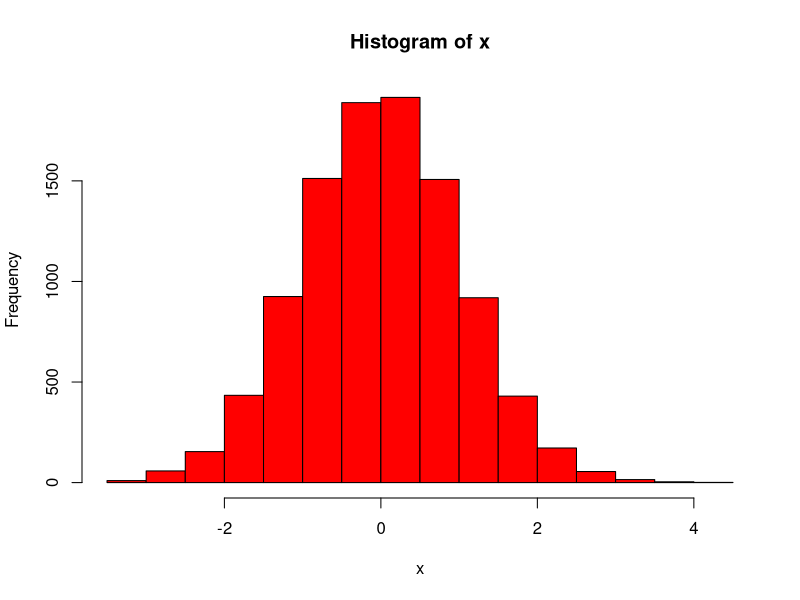
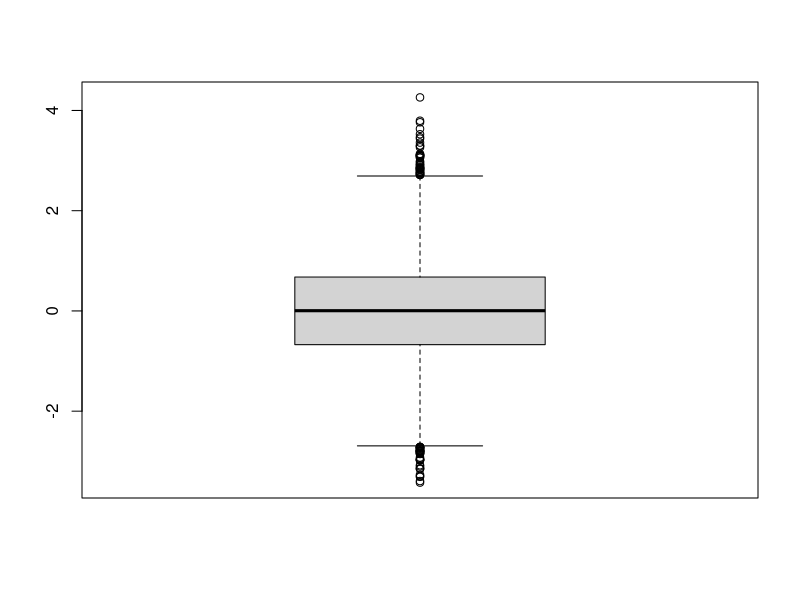
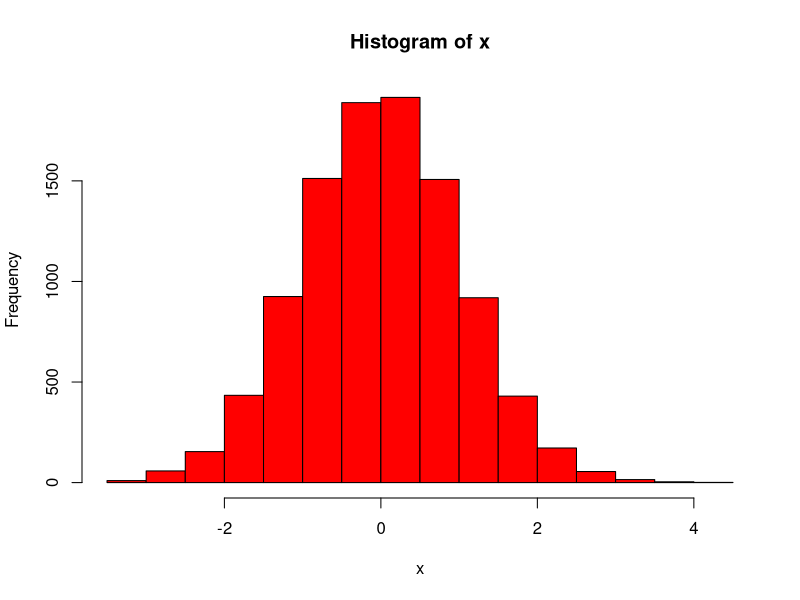
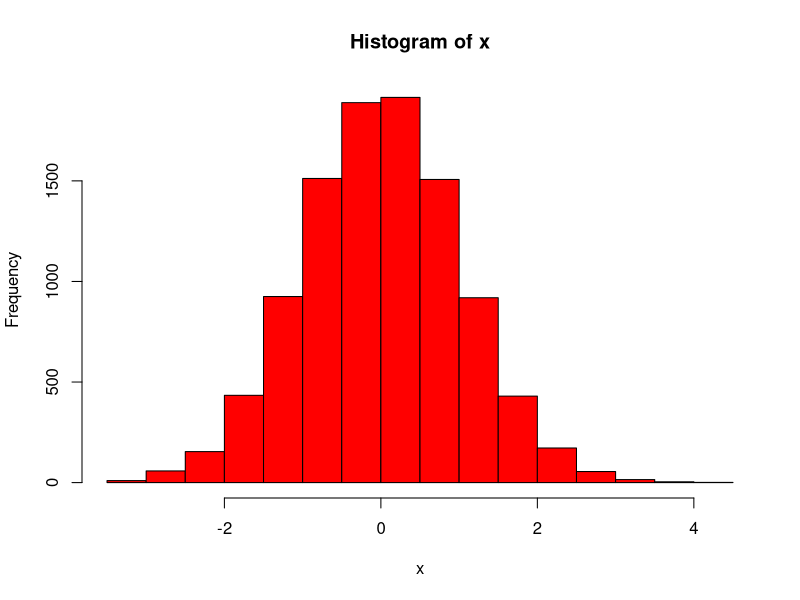

These figures' R source, in order:
x<-rnorm(10000)
pdf("03_Output/Plots/mi_primer_grafica.pdf")
hist(x,col = "red")
dev.off()

pdf("03_Output/Plots/boxplot.pdf")
boxplot(x)
hist(x,col = "red")
dev.off()

tiff("Plots/boxplot.tiff")
hist(x,col = "red")
dev.off()
